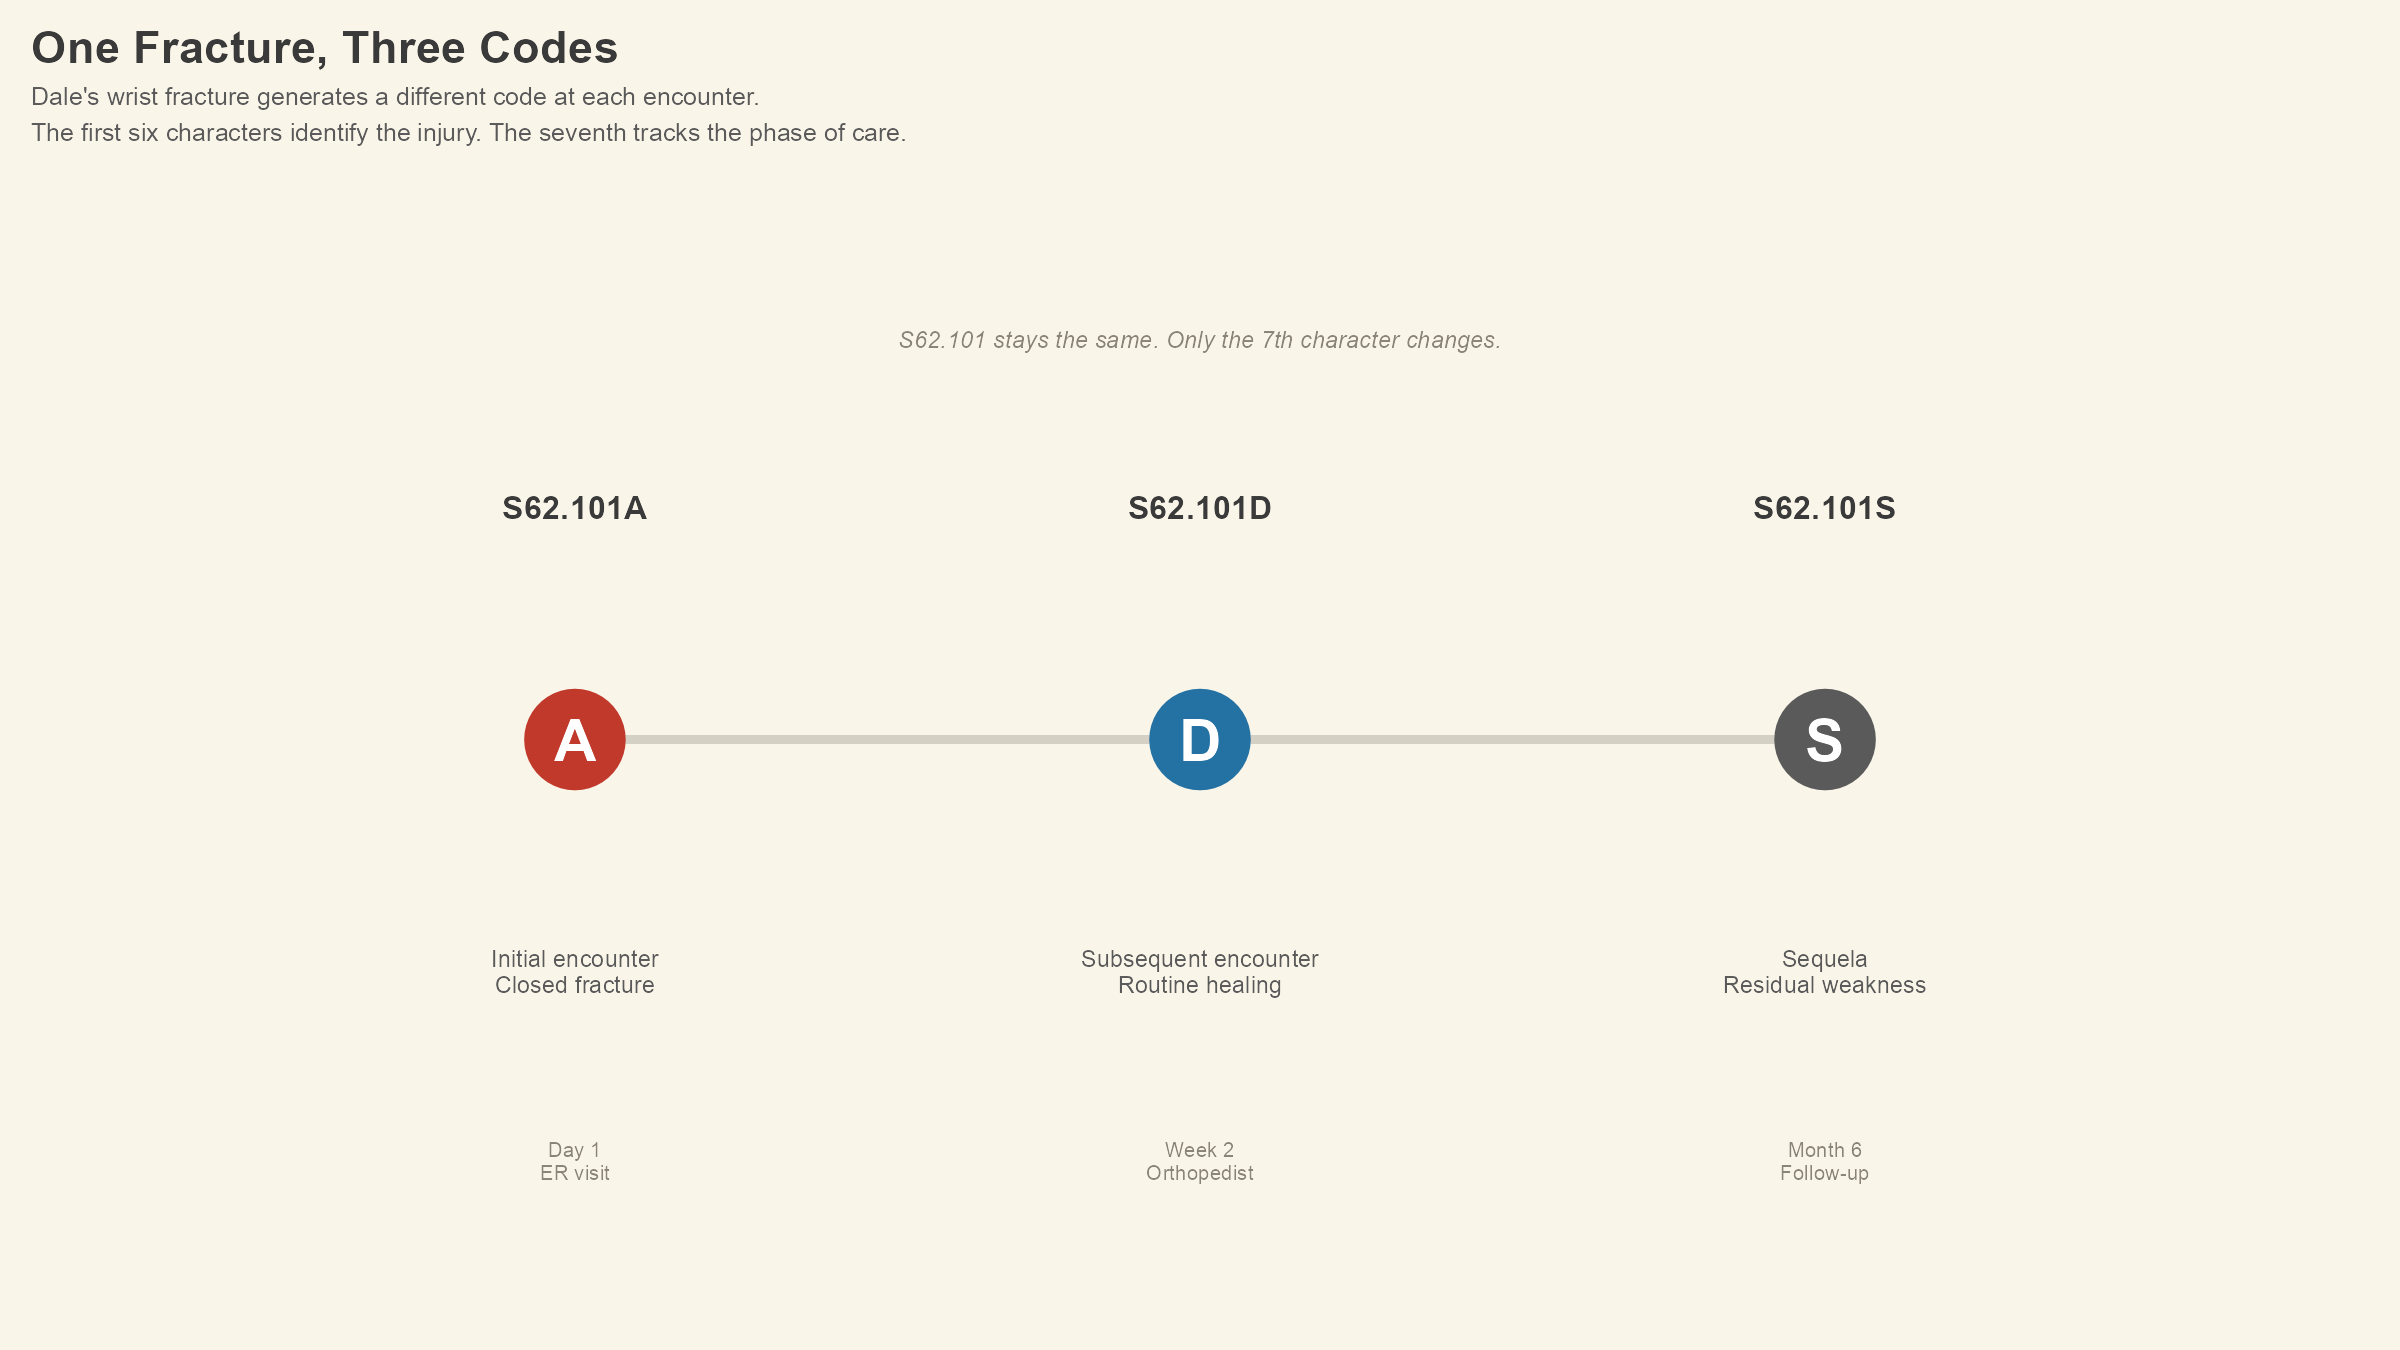

This figure's R source:
# Chart 2: One Fracture, Three Codes
# Copyright © 2026 Andrew R. Crocker

library(ggplot2)
library(dplyr)

theme_1950s <- function() {
  theme_minimal(base_family = "Arial", base_size = 14) +
    theme(
      plot.background = element_rect(fill = "#FAF5E9", color = NA),
      panel.background = element_rect(fill = "#FAF5E9", color = NA),
      panel.grid.major = element_line(color = "#E6DECA", linewidth = 0.6),
      panel.grid.minor = element_blank(),
      axis.title = element_text(face = "bold", color = "#3A3A3A"),
      axis.text = element_text(color = "#4A4A4A"),
      plot.title = element_text(face = "bold", size = 20, color = "#3A3A3A"),
      plot.subtitle = element_text(size = 13, color = "#5A5A5A"),
      plot.margin = margin(15, 15, 15, 15),
      legend.position = "none"
    )
}

data <- data.frame(
  x = c(1, 2, 3),
  code = c("S62.101A", "S62.101D", "S62.101S"),
  ext = c("A", "D", "S"),
  meaning = c("Initial encounter\nClosed fracture",
              "Subsequent encounter\nRoutine healing",
              "Sequela\nResidual weakness"),
  timepoint = c("Day 1\nER visit", "Week 2\nOrthopedist", "Month 6\nFollow-up"),
  color = c("#C0392B", "#2471A3", "#5A5A5A")
)

p <- ggplot(data, aes(x = x, y = 0.5)) +
  geom_segment(aes(x = 1, xend = 3, y = 0.5, yend = 0.5),
               color = "#D5D0C4", linewidth = 2) +
  geom_point(aes(color = color), size = 22) +
  scale_color_identity() +
  geom_text(aes(label = ext), color = "white", size = 10,
            fontface = "bold", family = "Arial") +
  geom_text(aes(y = 0.72, label = code), size = 5.5, fontface = "bold",
            color = "#3A3A3A", family = "Arial") +
  geom_text(aes(y = 0.28, label = meaning), size = 4, color = "#5A5A5A",
            lineheight = 0.9, family = "Arial") +
  geom_text(aes(y = 0.1, label = timepoint), size = 3.5, color = "#8A8478",
            lineheight = 0.9, family = "Arial") +
  annotate("text", x = 2, y = 0.88,
           label = "S62.101 stays the same. Only the 7th character changes.",
           size = 4, color = "#8A8478", fontface = "italic", family = "Arial") +
  coord_cartesian(xlim = c(0.3, 3.7), ylim = c(0, 1)) +
  labs(
    title = "One Fracture, Three Codes",
    subtitle = "Dale's wrist fracture generates a different code at each encounter.\nThe first six characters identify the injury. The seventh tracks the phase of care."
  ) +
  theme_1950s() +
  theme(
    panel.grid.major = element_blank(),
    axis.text = element_blank(),
    axis.title = element_blank(),
    plot.title = element_text(size = 22),
    plot.subtitle = element_text(size = 12, lineheight = 1.2)
  )

print(p)
ggsave("~/Downloads/chart2_episode_of_care.png", p, width = 16, height = 9,
       units = "in", dpi = 150, bg = "#FAF5E9")
